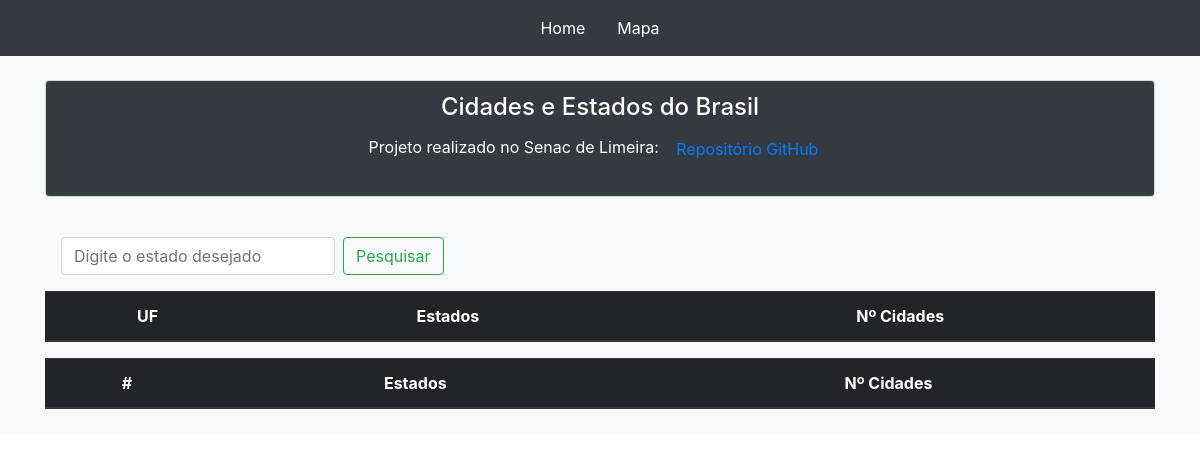
Before: / with the older database file.
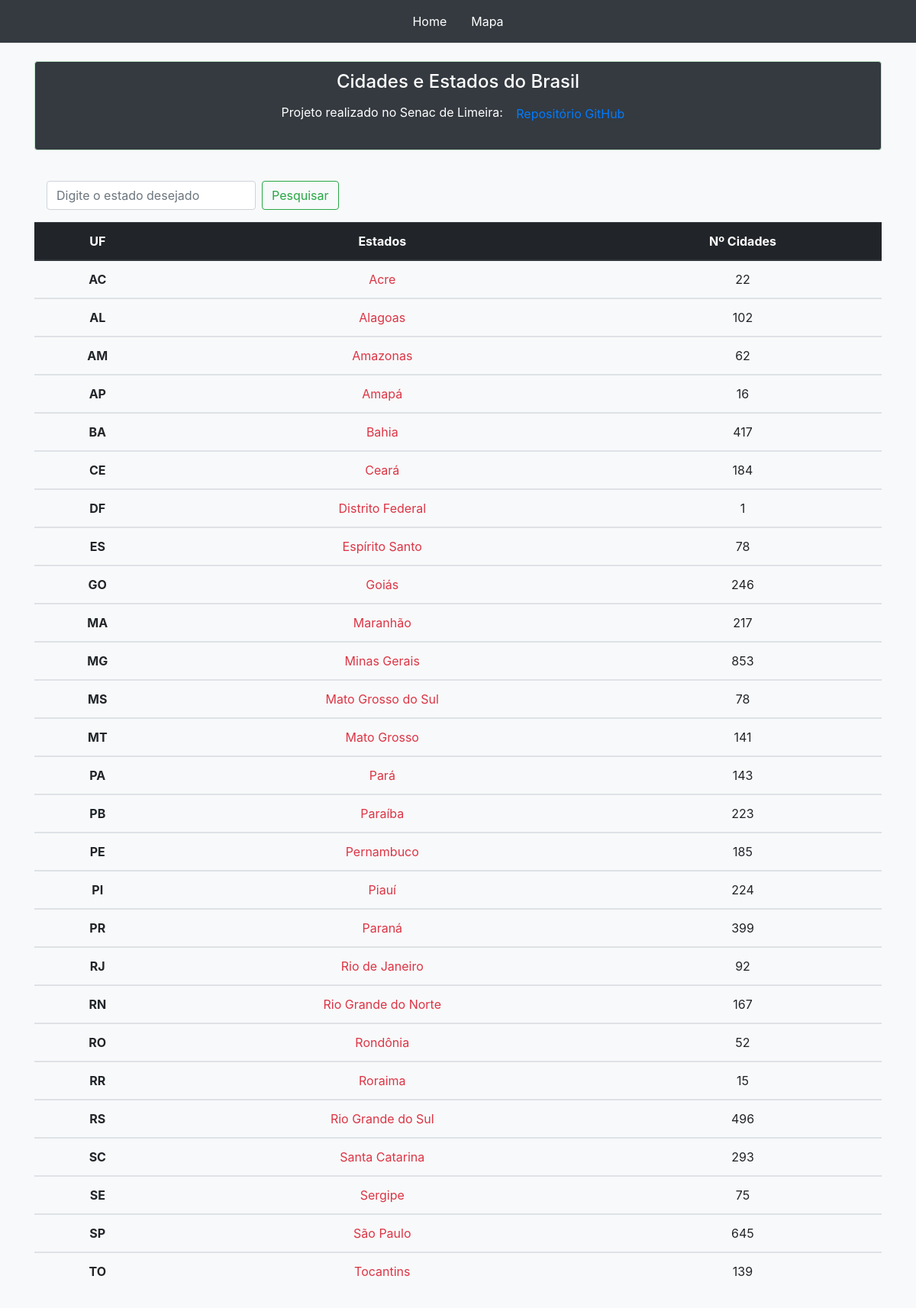
After: the same page with the newer database file.
### tables this page shows
CREATE TABLE IF NOT EXISTS `estados` (
  `uf` varchar(5) NOT NULL,
  `estado` varchar(100) NOT NULL,
  `pop2000` int(11) NOT NULL,
  `homens` int(11) NOT NULL,
  `mulheres` int(11) NOT NULL,
  `urbana` int(11) NOT NULL,
  `rural` int(11) NOT NULL,
  `pop2010` int(11) NOT NULL,
  `cidades` int(11) NOT NULL,
  `capital` varchar(100) NOT NULL,
  `gentilico` varchar(100) NOT NULL,
  `area` varchar(100) NOT NULL,
  `codEstado` varchar(1000) DEFAULT NULL
);

### index.php (the view, shortened to what this page needs)
<?php
$conexao = con_mysql();
$palavra = "";
$tabela = "
<table class='table'>
    <thead class='thead-dark'>
        <tr>
            <th scope='col'>UF</th>
            <th scope='col'>Estados</th>
            <th scope='col'>Nº Cidades</th>
        </tr>
    </thead>
";
$tabela2 = "
<table class='table'>
    <thead class='thead-dark'>
        <tr>
            <th scope='col'>#</th>
            <th scope='col'>Estados</th>
            <th scope='col'>Nº Cidades</th>
        </tr>
    </thead>
";
$sql = "SELECT uf,estado,cidades FROM estados;";
$resultado = $conexao->prepare($sql);
$resultado->execute();
while($linha = $resultado->fetch(PDO::FETCH_ASSOC)){
    $uf = $linha["uf"];
    $estado = $linha["estado"];
    $cidade = $linha["cidades"];
    if(isset($_POST["palavra"])){
        $tabela = "";
    }else{
        $tabela.="
            <tbody>
                <tr>
                <th scope='row'>$uf</th>
                <td><a class='text-danger' href='estado.php?uf=$uf'>$estado</a></td>
                <td>$cidade</td>
                </tr>
            </tbody>
        ";
        $tabela2 = "";
    }
}
$tabela.="</table>";
$tabela2.="</table>";
?>
<!DOCTYPE html>
<html>
<head>
    <link rel="stylesheet" href="css/bootstrap.min.css">
    <link rel="stylesheet" href="css/style.css">
</head>
    <body>
        <?php include("navbar.php"); ?>
        <section class="servicos bg-light pt-4 pb-2 text-center">
            <div class="container">
                <div class="col-md-12">
                    <div class="row">
                        <div class="alert alert-success bg-dark text-white col-12" role="alert">
                            <h4 class="alert-heading">Cidades e Estados do Brasil</h4>
                            <p>
                                Projeto realizado no Senac de Limeira:
                                <button type="button" class="btn btn-link">
                                    <a href="https://github.com/TeuSoares/cidades_brasil">Repositório GitHub</a>
                                </button>
                            </p>
                        </div>
                        <nav class="navbar navbar-light bg-light mt-3 mb-2">
                            <form class="form-inline" method="POST">
                                <input name="palavra" class="form-control mr-sm-2" type="search" placeholder="Digite o estado desejado" aria-label="Pesquisar" value="<?php echo $palavra; ?>">
                                <button name="acaobuscar" class="btn btn-outline-success my-2 my-sm-0" type="submit">Pesquisar</button>
                            </form>
                        </nav>
                        <?php echo $tabela; ?>
                        <?php echo $tabela2; ?>
                    </div>
                </div>
            </div>
        </section>
    </body>
</html>

### navbar.php
<header>
    <ul class="nav justify-content-center bg-dark py-2">
        <li class="nav-item">
            <a class="nav-link active" href="index.php">Home</a>
        </li>
        <li class="nav-item">
            <a class="nav-link" href="estado-mapa.php">Mapa</a>
        </li>
    </ul>
</header>

### css/style.css (style rules this page uses)
* { padding: 0; margin: 0; }
.nav-link { color: #fff; }

Changed rows visible on the page:
added estados: uf "AC", estado "Acre", cidades "22"
added estados: uf "AL", estado "Alagoas", cidades "102"
added estados: uf "AM", estado "Amazonas", cidades "62"
added estados: uf "AP", estado "Amapá", cidades "16"
added estados: uf "BA", estado "Bahia", cidades "417"
added estados: uf "CE", estado "Ceará", cidades "184"
added estados: uf "DF", estado "Distrito Federal", cidades "1"
added estados: uf "ES", estado "Espírito Santo", cidades "78"
added estados: uf "GO", estado "Goiás", cidades "246"
added estados: uf "MA", estado "Maranhão", cidades "217"
added estados: uf "MG", estado "Minas Gerais", cidades "853"
added estados: uf "MS", estado "Mato Grosso do Sul", cidades "78"
added estados: uf "MT", estado "Mato Grosso", cidades "141"
added estados: uf "PA", estado "Pará", cidades "143"
added estados: uf "PB", estado "Paraíba", cidades "223"
added estados: uf "PE", estado "Pernambuco", cidades "185"
added estados: uf "PI", estado "Piauí", cidades "224"
added estados: uf "PR", estado "Paraná", cidades "399"
added estados: uf "RJ", estado "Rio de Janeiro", cidades "92"
added estados: uf "RN", estado "Rio Grande do Norte", cidades "167"
added estados: uf "RO", estado "Rondônia", cidades "52"
added estados: uf "RR", estado "Roraima", cidades "15"
added estados: uf "RS", estado "Rio Grande do Sul", cidades "496"
added estados: uf "SC", estado "Santa Catarina", cidades "293"
added estados: uf "SE", estado "Sergipe", cidades "75"
added estados: uf "SP", estado "São Paulo", cidades "645"
added estados: uf "TO", estado "Tocantins", cidades "139"
Other visible differences:
text no longer shown: "# Estados Nº Cidades"
